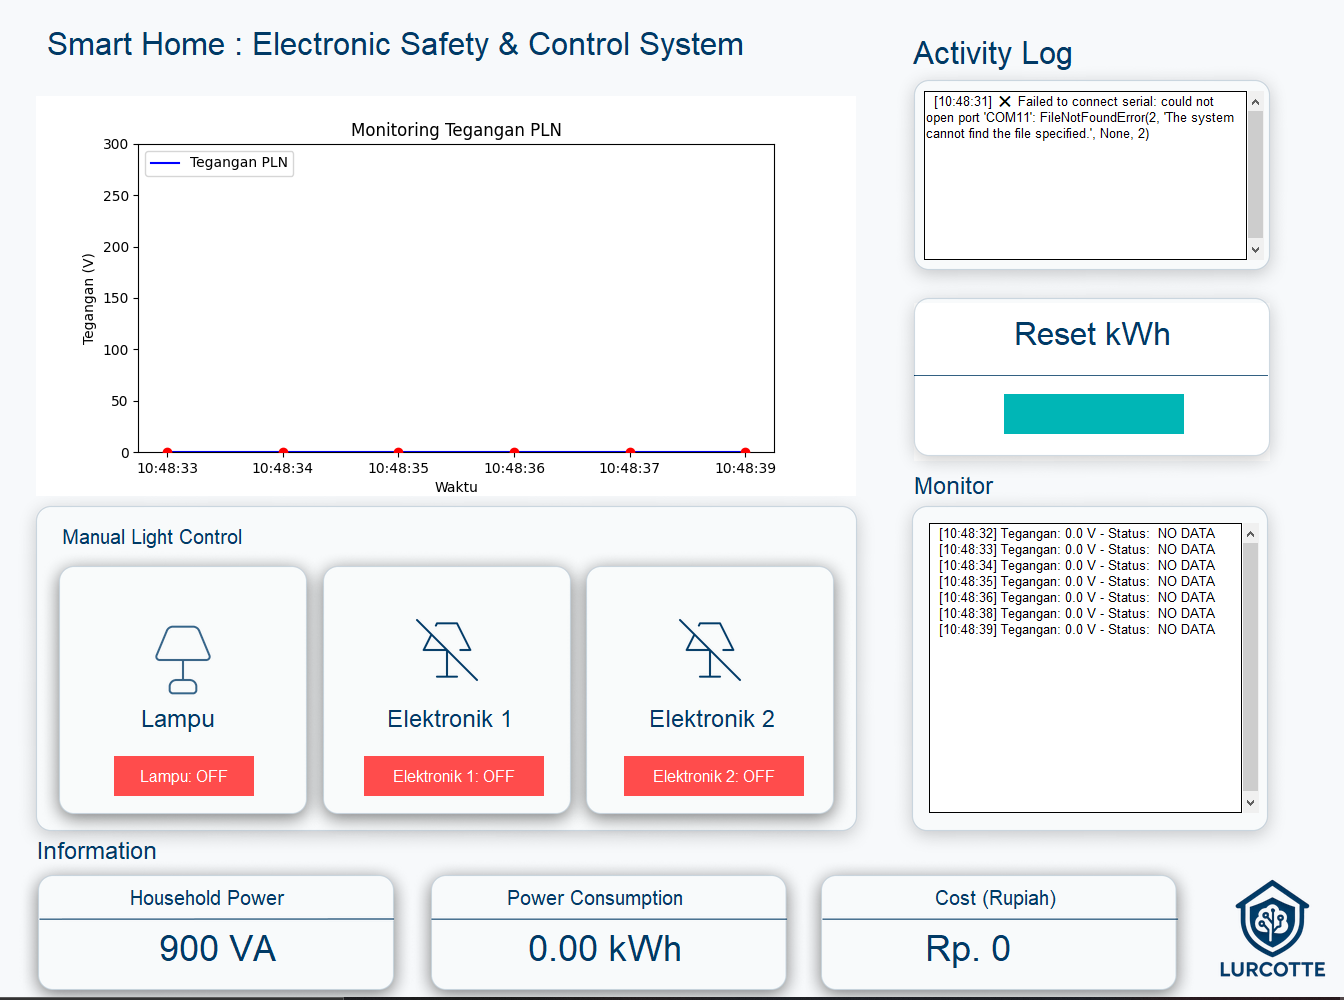

Here is the Python script that generated this plot:
import random
import matplotlib.pyplot as plt
from matplotlib.backends.backend_tkagg import FigureCanvasTkAgg
from tkinter import Tk, Canvas, PhotoImage, Scrollbar, Frame, Button, Text
from pathlib import Path
from datetime import datetime
import time
import serial
import threading

# Serial connection setup
ser = None
serial_status = "❌ Serial not connected"
try:
    ser = serial.Serial('COM11', baudrate=9600, timeout=1)
    serial_status = "✅ Serial connected!"
except Exception as e:
    serial_status = f"❌ Failed to connect serial: {e}"

# Path setup
OUTPUT_PATH = Path(__file__).parent
ASSETS_PATH = OUTPUT_PATH / Path(r"E:\semester 4\mikrokontroller\soni2\build\assets\frame0")

def relative_to_assets(path: str) -> Path:
    return ASSETS_PATH / Path(path)

# Global variables
power_watt = 900  # Asumsikan daya lampu
total_energy_kwh = 0.00  # Akan diupdate dari mikrokontroller
biaya_rupiah = 0         # Akan diupdate dari mikrokontroller
last_time = time.time()
kwh_text_id = None
cost_text_id = None   # ID teks biaya listrik
current_voltage = 0.0  # Variabel untuk menyimpan nilai tegangan terakhir
serial_error_count = 0  # Menghitung error baca serial
current_value = 0.0  # Variabel untuk menyimpan nilai arus terakhir

# Main window setup
window = Tk()
window.title("Smart Home : Electronic Safety & Control System")
window.configure(bg="#F7F9FB")
window.geometry("1440x800")
window.resizable(True, True)

# Canvas and Scrollbar setup
main_canvas = Canvas(window, bg="#F7F9FB", highlightthickness=0)
main_canvas.pack(side="left", fill="both", expand=True)

v_scroll = Scrollbar(window, orient="vertical", command=main_canvas.yview)
v_scroll.pack(side="right", fill="y")
main_canvas.configure(yscrollcommand=v_scroll.set)

frame = Frame(main_canvas, bg="#F7F9FB")
main_canvas.create_window((0, 0), window=frame, anchor="nw")

def on_frame_configure(event):
    main_canvas.configure(scrollregion=main_canvas.bbox("all"))
frame.bind("<Configure>", on_frame_configure)

# Canvas UI design
canvas = Canvas(
    frame,
    bg="#F7F9FB",
    height=1024,
    width=1440,
    bd=0,
    highlightthickness=0,
    relief="ridge"
)
canvas.pack()

image_image_1 = PhotoImage(file=relative_to_assets("image_1.png"))
canvas.create_image(522.0, 676.0, image=image_image_1)

canvas.create_text(123.0, 30.0, anchor="nw", text="Smart Home : Electronic Safety & Control System", fill="#013A65", font=("Poppins Regular", 32 * -1))

image_image_2 = PhotoImage(file=relative_to_assets("image_2.png"))
canvas.create_image(1168.0, 183.0, image=image_image_2)

image_image_3 = PhotoImage(file=relative_to_assets("image_3.png"))
canvas.create_image(1166.0, 676.0, image=image_image_3)

canvas.create_rectangle(990.0, 307.0, 1346.0, 465.0, fill="#FFFFFF", outline="")
canvas.create_text(130.0, 105.0, anchor="nw", text="Voltage", fill="#FFFFFF", font=("Poppins Regular", 20 * -1))

image_image_4 = PhotoImage(file=relative_to_assets("image_4.png"))
canvas.create_image(1167.0, 379.0, image=image_image_4)

image_image_5 = PhotoImage(file=relative_to_assets("image_5.png"))
canvas.create_image(259.0, 698.0, image=image_image_5)

image_image_6 = PhotoImage(file=relative_to_assets("image_6.png"))
canvas.create_image(523.0, 698.0, image=image_image_6)

image_image_7 = PhotoImage(file=relative_to_assets("image_7.png"))
canvas.create_image(786.0, 698.0, image=image_image_7)

canvas.create_text(138.0, 529.0, anchor="nw", text="Manual Light Control", fill="#013A65", font=("Poppins Regular", 20 * -1))

canvas.create_text(113.0, 842.0, anchor="nw", text="Information", fill="#013A65", font=("Poppins Regular", 24 * -1))
canvas.create_text(217.0, 710.0, anchor="nw", text="Lampu ", fill="#013A65", font=("Poppins Regular", 24 * -1))
canvas.create_text(463.0, 710.0, anchor="nw", text="Elektronik 1", fill="#013A65", font=("Poppins Regular", 24 * -1))
canvas.create_text(725.0, 710.0, anchor="nw", text="Elektronik 2", fill="#013A65", font=("Poppins Regular", 24 * -1))

image_image_8 = PhotoImage(file=relative_to_assets("image_8.png"))
canvas.create_image(685.0, 940.0, image=image_image_8)

image_image_9 = PhotoImage(file=relative_to_assets("image_9.png"))
canvas.create_image(292.0, 940.0, image=image_image_9)

image_image_10 = PhotoImage(file=relative_to_assets("image_10.png"))
canvas.create_image(1075.0, 940.0, image=image_image_10)

canvas.create_text(989.0, 39.0, anchor="nw", text="Activity Log", fill="#013A65", font=("Poppins Regular", 32 * -1))

image_image_11 = PhotoImage(file=relative_to_assets("image_11.png"))
canvas.create_image(1348.0, 932.0, image=image_image_11)

canvas.create_text(990.0, 477.0, anchor="nw", text="Monitor", fill="#013A65", font=("Poppins Regular", 24 * -1))

status_text_id = canvas.create_text(
    1092.0, 153.0,
    anchor="nw",
    text="SAFE",
    fill="#00B6B6",
    font=("Poppins Regular", 40 * -1)
)

canvas.create_text(206.0, 890.0, anchor="nw", text="Household Power", fill="#013A65", font=("Poppins Regular", 20 * -1))
canvas.create_text(235.0, 932.0, anchor="nw", text="900 VA", fill="#013A65", font=("Poppins Regular", 36 * -1))

canvas.create_text(583.0, 890.0, anchor="nw", text="Power Consumption", fill="#013A65", font=("Poppins Regular", 20 * -1))

kwh_text_id = canvas.create_text(
    604.0, 932.0,
    anchor="nw",
    text=f"{total_energy_kwh:.2f} kWh",
    fill="#013A65",
    font=("Poppins Regular", 36 * -1)
)

image_image_12 = PhotoImage(file=relative_to_assets("image_12.png"))
canvas.create_image(1168.0, 385.0, image=image_image_12)

canvas.create_text(1011.0, 890.0, anchor="nw", text="Cost (Rupiah)  ", fill="#013A65", font=("Poppins Regular", 20 * -1))
cost_text_id = canvas.create_text(1001.0, 932.0, anchor="nw", text="Rp. 0", fill="#013A65", font=("Poppins Regular", 36 * -1))

canvas.create_text(1090.0, 320.0, anchor="nw", text="Reset kWh", fill="#013A65", font=("Poppins Regular", 32 * -1))
auto_mode_state = {"on": True}

# === Button Activity Log Section ===
button_log_frame = Frame(frame, bg="#F7F9FB")
button_log_frame.place(x=1000, y=95, width=340, height=169)

button_log_scrollbar = Scrollbar(button_log_frame)
button_log_scrollbar.pack(side="right", fill="y")

action_log_text = Text(
    button_log_frame,
    wrap="word",
    yscrollcommand=button_log_scrollbar.set,
    font=("Poppins", 10),
    bg="white",
    fg="black",
    bd=1,
    relief="solid"
)
action_log_text.pack(expand=True, fill="both")
button_log_scrollbar.config(command=action_log_text.yview)

def add_action_log(message):
    timestamp = datetime.now().strftime("%H:%M:%S")
    log_entry = f"  [{timestamp}] {message}\n"
    action_log_text.insert("end", log_entry)
    action_log_text.see("end")

def reset_energy():
    global total_energy_kwh, biaya_rupiah
    try:
        if ser and ser.is_open:
            ser.write(b'R')  # Kirim perintah reset ke Arduino
            time.sleep(0.5)  # Sedikit delay untuk memberi waktu mikrokontroler memproses
    except Exception as e:
        print(f"Error mengirim perintah reset: {e}")

    add_action_log("Reset nilai energi dan biaya (GUI + Arduino)")
    update_energy()
 

reset_button = Button(frame, text="", command=reset_energy, bg="#00B6B6", fg="white", font=("Poppins", 12), relief="flat")
reset_button.place(x=1080, y=398, width=180, height=40)

# Manual control states
lampu_state = {"on": False}
elektronik1_state = {"on": False}
elektronik2_state = {"on": False}

def flash_button(button, final_bg):
    button.config(bg="#FFFF66")
    window.after(100, lambda: button.config(bg=final_bg))

def toggle_lampu():
    lampu_state["on"] = not lampu_state["on"]
    state_text = "ON" if lampu_state["on"] else "OFF"
    final_color = "#00CC66" if lampu_state["on"] else "#FF4C4C"
    lampu_button.config(text=f"Lampu: {state_text}")
    flash_button(lampu_button, final_color)
    
    # Kirim perintah ke mikrokontroller
    if ser and ser.is_open:
        try:
            if lampu_state["on"]:
                ser.write(b'N')  # Ganti 13 dengan pin yang sesuai
                add_action_log("Mikrokontroller: Set PIN13 HIGH")
            else:
                ser.write(b'F')   # Ganti 13 dengan pin yang sesuai
                add_action_log("Mikrokontroller: Set PIN13 LOW")
        except Exception as e:
            add_action_log(f"Error: Gagal mengirim perintah ({str(e)})")
    else:
        add_action_log("Error: Port serial tidak terhubung")
    
    add_action_log(f"Lampu {state_text}")

def toggle_elektronik1():
    elektronik1_state["on"] = not elektronik1_state["on"]
    state_text = "ON" if elektronik1_state["on"] else "OFF"
    final_color = "#00CC66" if elektronik1_state["on"] else "#FF4C4C"
    elektronik1_button.config(text=f"Elektronik 1: {state_text}")
    flash_button(elektronik1_button, final_color)
    add_action_log(f"Manual Control: Elektronik 1 {state_text}")

def toggle_elektronik2():
    elektronik2_state["on"] = not elektronik2_state["on"]
    state_text = "ON" if elektronik2_state["on"] else "OFF"
    final_color = "#00CC66" if elektronik2_state["on"] else "#FF4C4C"
    elektronik2_button.config(text=f"Elektronik 2: {state_text}")
    flash_button(elektronik2_button, final_color)
    add_action_log(f"Manual Control: Elektronik 2 {state_text}")

lampu_button = Button(frame, text="Lampu: OFF", bg="#FF4C4C", fg="white", font=("Poppins", 12), relief="flat", command=toggle_lampu)
lampu_button.place(x=190, y=760, width=140, height=40)

elektronik1_button = Button(frame, text="Elektronik 1: OFF", bg="#FF4C4C", fg="white", font=("Poppins", 12), relief="flat", command=toggle_elektronik1)
elektronik1_button.place(x=440, y=760, width=180, height=40)

elektronik2_button = Button(frame, text="Elektronik 2: OFF", bg="#FF4C4C", fg="white", font=("Poppins", 12), relief="flat", command=toggle_elektronik2)
elektronik2_button.place(x=700, y=760, width=180, height=40)

# Voltage monitoring
voltages = []
time_stamps = []

fig, ax = plt.subplots(figsize=(5, 3))
canvas_widget = FigureCanvasTkAgg(fig, master=frame)
canvas_widget.get_tk_widget().place(x=112, y=100, width=820, height=400)

# === Voltage Log Activity Section ===
log_frame = Frame(frame, bg="#F7F9FB")
log_frame.place(x=1005, y=527, width=330, height=290)

log_scrollbar = Scrollbar(log_frame)
log_scrollbar.pack(side="right", fill="y")

log_text = Text(
    log_frame,
    wrap="word",
    yscrollcommand=log_scrollbar.set,
    font=("Poppins", 10),
    bg="white",
    fg="black",
    bd=1,
    relief="solid"
)
log_text.pack(expand=True, fill="both")
log_scrollbar.config(command=log_text.yview)

def add_voltage_log(voltage, status):
    timestamp = datetime.now().strftime("%H:%M:%S")
    log_entry = f"  [{timestamp}] Tegangan: {voltage:.1f} V - Status: {status}\n"
    log_text.insert("end", log_entry)
    log_text.see("end")

def voltage_color(voltage):
    if voltage > 250:
        return 'red'
    elif voltage < 150:
        return 'red'
    elif 150 <= voltage <= 230:
        return 'yellow'
    elif 230 < voltage <= 250:
        return 'green'
    else:
        return 'red'

def read_serial_data():
    global current_voltage, current_value, total_energy_kwh, biaya_rupiah, serial_error_count
    
    while True:
        try:
            if ser and ser.in_waiting:
                line = ser.readline().decode('utf-8').strip()
                
                if line.startswith("V:") and ";" in line:
                    # Contoh: V:228.55;I:0.423;E:1.2745;C:1723.56
                    try:
                        parts = line.split(";")
                        data = {}
                        for part in parts:
                            key, val = part.split(":")
                            data[key] = float(val)

                        current_voltage = data.get("V", 0.0)
                        current_value = data.get("I", 0.0)
                        total_energy_kwh = data.get("E", 0.0)
                        biaya_rupiah = data.get("C", 0.0)
                        serial_error_count = 0
                    except Exception as parse_err:
                        print(f"Parsing error: {parse_err}")

        except Exception as e:
            print(f"Serial error: {e}")
            serial_error_count += 1
            if serial_error_count > 5:
                current_voltage = 0.0
                current_value = 0.0
        
        time.sleep(0.1)


def update_voltage_graph():
    global voltages, time_stamps, current_voltage
    
    current_time = datetime.now().strftime("%H:%M:%S")
    
    # Gunakan nilai dari mikrokontroller atau 0 jika tidak ada koneksi
    if ser and ser.is_open and current_voltage > 0:
        new_voltage = current_voltage
    else:
        new_voltage = 0.0
    
    voltages.append(new_voltage)
    time_stamps.append(current_time)

    if len(voltages) > 6:
        voltages = voltages[1:]
        time_stamps = time_stamps[1:]

    ax.clear()
    ax.plot(time_stamps, voltages, label='Tegangan PLN', color='blue')

    for i in range(len(voltages)):
        dot_color = voltage_color(voltages[i])
        ax.scatter(time_stamps[i], voltages[i], color=dot_color, zorder=5)

    ax.set_xlabel('Waktu')
    ax.set_ylabel('Tegangan (V)')
    ax.set_title('Monitoring Tegangan PLN')
    ax.set_ylim(0, 300)
    ax.legend(loc='upper left')

    last_voltage = voltages[-1]
    dot_color = voltage_color(last_voltage)

    # Tentukan status dan warna
    if not ser or not ser.is_open or current_voltage <= 0:
        status = " NO DATA"
    elif dot_color == "green":
        status = "SAFE"
    elif dot_color == "yellow":
        status = "ALERT"
    else:
        status = "DANGER"

    add_voltage_log(last_voltage, status)
    canvas_widget.draw()
    window.after(1000, update_voltage_graph)

def update_energy():
    # Sekarang hanya update tampilan, tidak menghitung nilai
    canvas.itemconfig(kwh_text_id, text=f"{total_energy_kwh:.2f} kWh")
    canvas.itemconfig(cost_text_id, text=f"Rp. {int(biaya_rupiah):,}".replace(",", "."))
    window.after(1000, update_energy)

# Start serial reading thread
serial_thread = threading.Thread(target=read_serial_data, daemon=True)
serial_thread.start()

add_action_log(serial_status)
update_energy()
update_voltage_graph()
window.mainloop()
